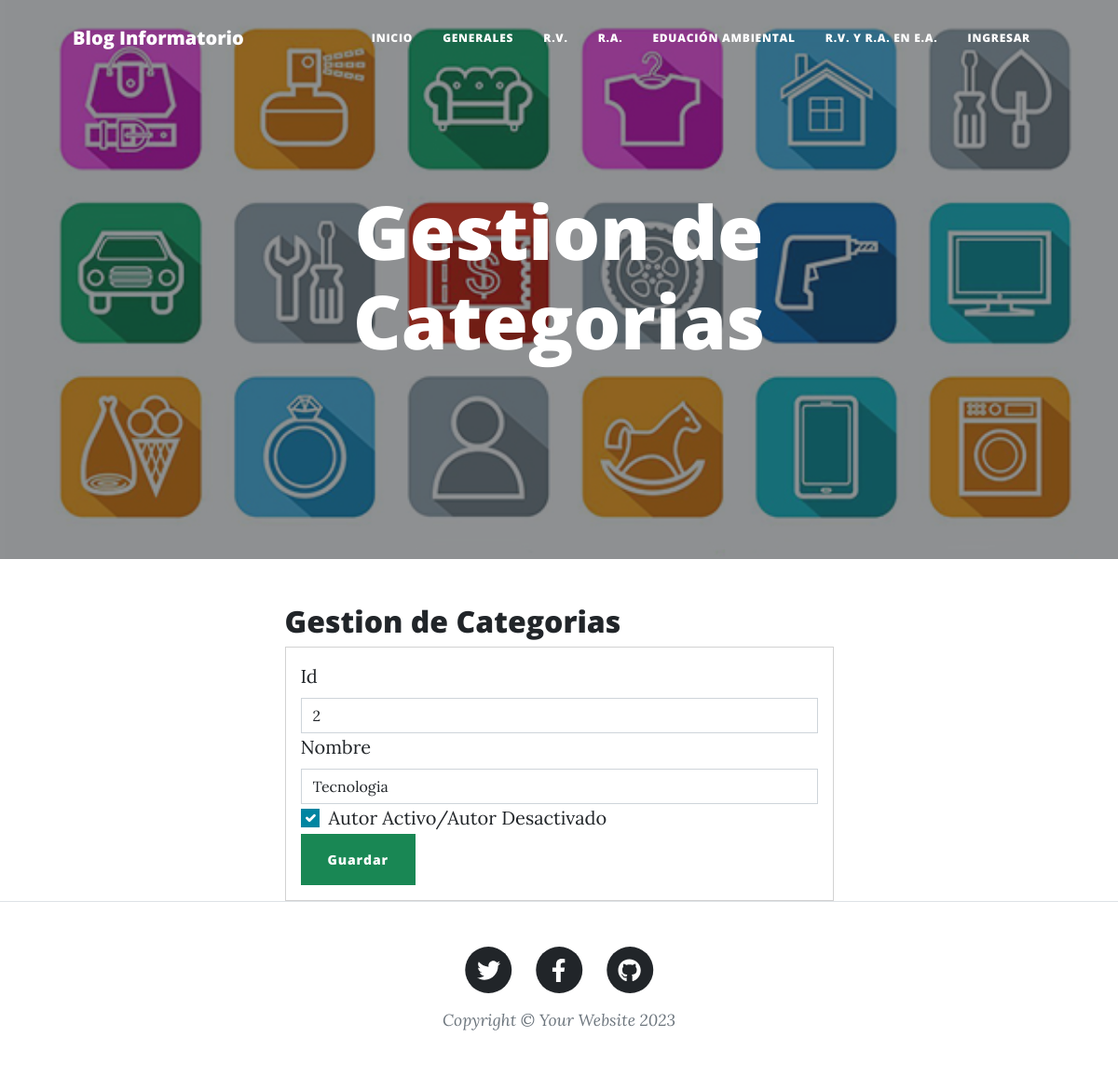
The app's page /Categorias/edicioncategoria/2, older data.
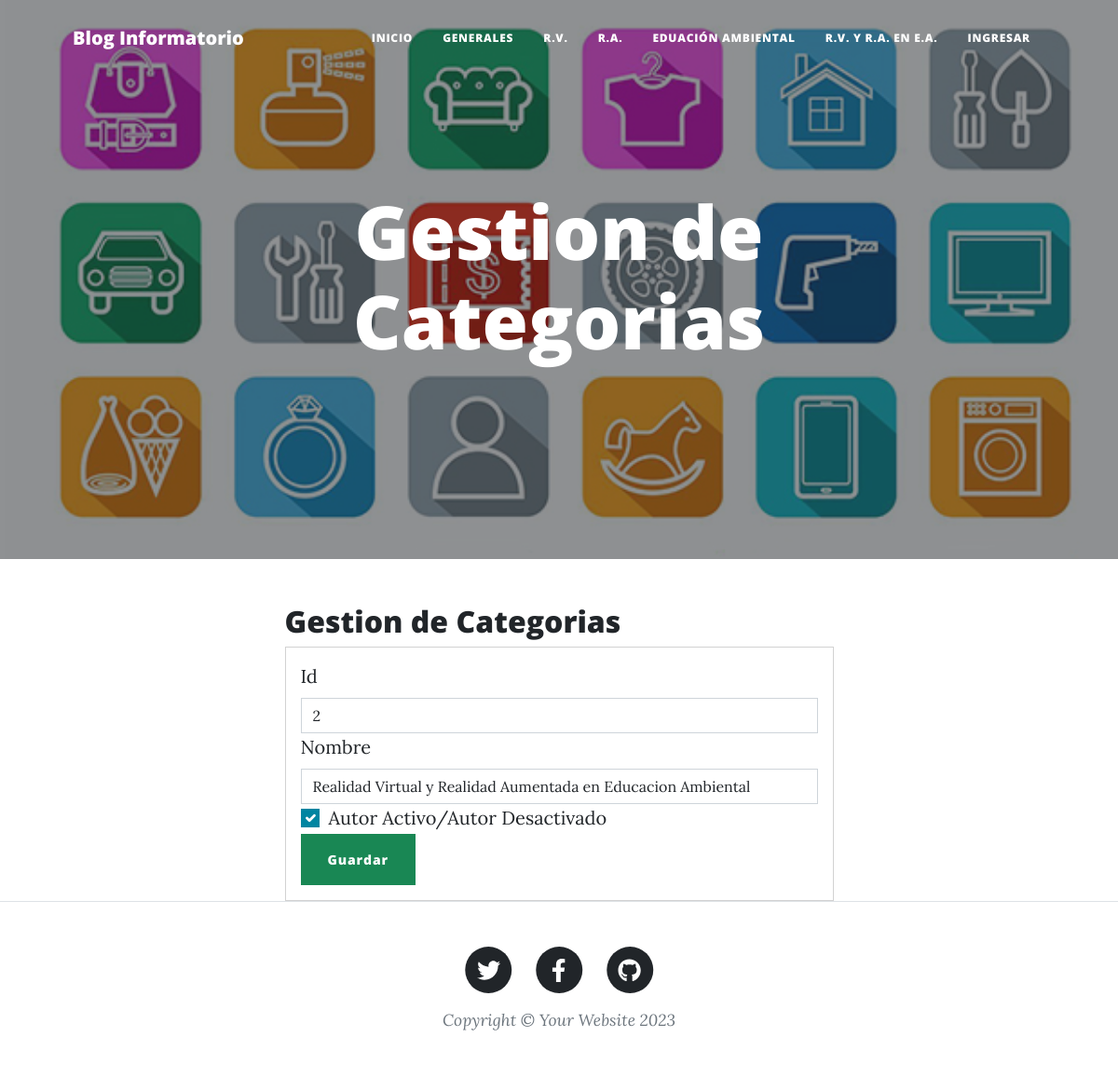
The same page, newer data.
### GestionDeBlog/models.py (models this page shows, shortened)
class Categoria(models.Model):
    id = models.AutoField(primary_key=True)
    nombre = models.CharField('Nombre de la Categoria', max_length=100, null=False, blank=False)
    estado = models.BooleanField('Categoria Activa / Categoria Desactivada', default=True)
    fecha_creacion = models.DateField('Fecha de Creacion', auto_now=False, auto_now_add=True)
    class Meta:
        verbose_name = 'Categoria'
        verbose_name_plural = 'Categorias'

### GestionDeBlog/views.py (the view)
# urls.py: path('Categorias/edicioncategoria/<id>', views.edicioncategoria, name="edicioncategoria"),
def edicioncategoria(request, id):
    categoria = Categoria.objects.get(id=id)
    return render(request, 'edicionCategorias.html', {"categoria":categoria})

### GestionDeBlog/templates/edicionCategorias.html (shortened to what this page needs)
{% extends 'index.html' %}
{% load static %}
{% block imagen %} {% static 'assets/img/categorias.jpg' %} {% endblock imagen %}
{% block titulo_principal %}
    Gestion de Categorias
{% endblock titulo_principal %}
{% block contenido %}
    <div class="row">
        <div class="col-md-12 offset-md-12">
            <h2> Gestion de Categorias </h2>
            <div class="card">
                <div class="card-body">
                    <form action="/editarcategoria/" method="POST">{% csrf_token %}
                        <div class="card-item">
                            <label for="exampleFormControlInput1" class="form-label">Id</label>
                            <input type="text" id="numberid" name="numberid" value="{{categoria.id}}" class="form-control" placeholder="Id" readonly>
                        </div>
                        <div class="card-item">
                            <label for="exampleFormControlInput1" class="form-label">Nombre</label>
                            <input type="text" id="txtNombre" name="txtNombre" value="{{categoria.nombre}}" class="form-control" placeholder="Nombre">
                        </div>
                        <div class="form-check">
                            <input class="form-check-input" type="checkbox" {% if categoria.estado == True %} checked
                            value=True
                            {% else %}
                            value=False
                            {% endif %} id="flexCheckDefault" name="estado">
                            <label class="form-check-label" for="flexCheckDefault">Autor Activo/Autor Desactivado</label>
                        </div>
                        <div class="card-item">
                            <button type="submit" class="btn btn-success btn-block text-white"> Guardar </button>
                        </div>
                    </form>
                </div>
            </div>
        </div>
    </div>
{% endblock contenido %}

Row changes from the older to the newer data that the page shows:
changed Categoria id 2: txtNombre "Tecnologia" → "Realidad Virtual y Realidad Aumentada en Educacion Ambiental"
